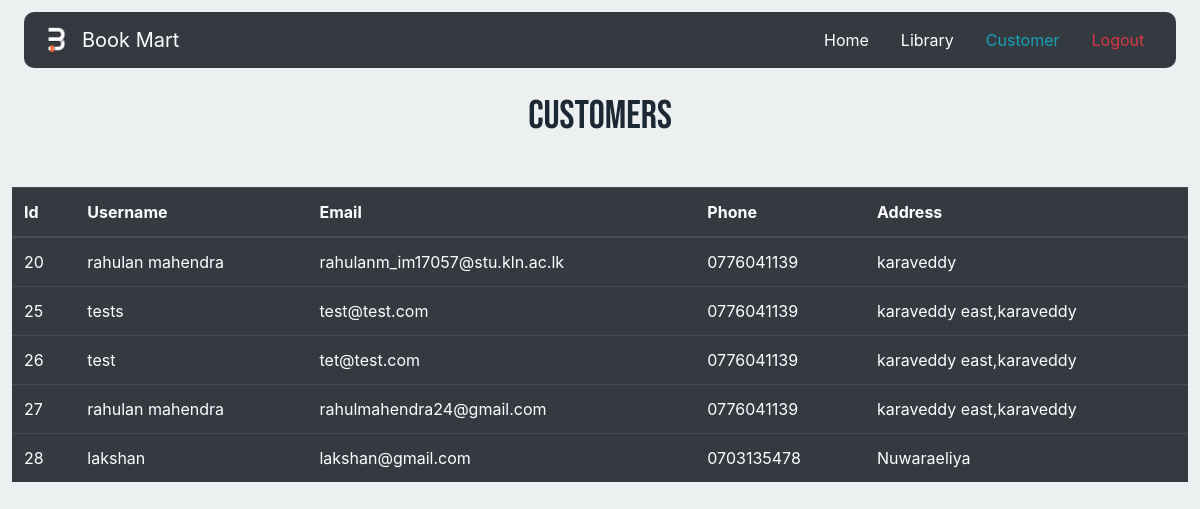
/customer.php, run on an earlier commit of the app's database.
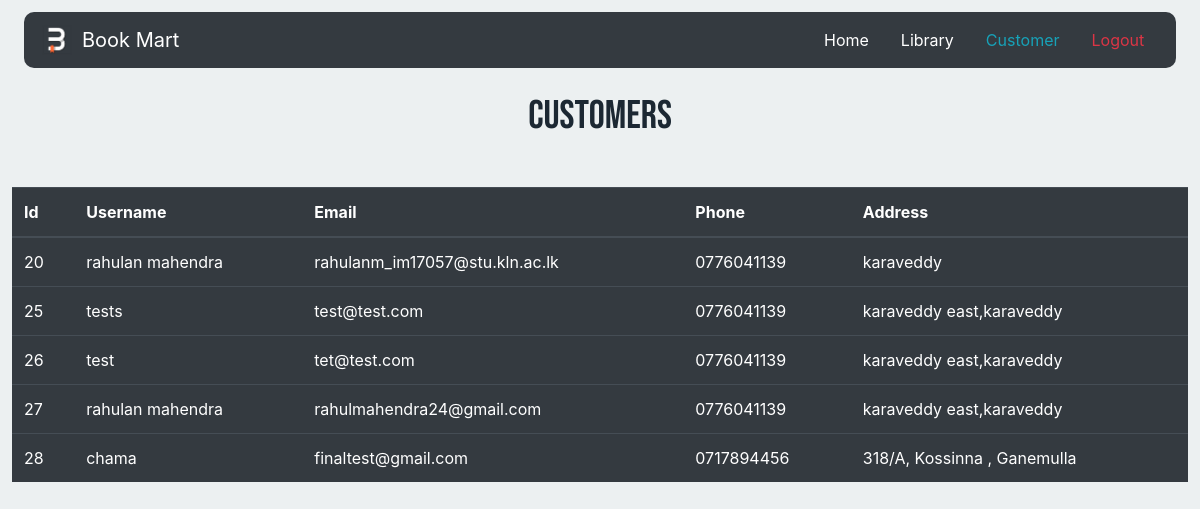
And on a later commit of the database.
### tables this page shows
CREATE TABLE IF NOT EXISTS `users` (
  `user_id` int(10) UNSIGNED NOT NULL AUTO_INCREMENT,
  `username` varchar(250) NOT NULL,
  `email` varchar(250) NOT NULL,
  `password` varchar(200) NOT NULL,
  `phone` varchar(15) NOT NULL,
  `address` varchar(300) NOT NULL,
  `picture` varchar(250) DEFAULT NULL,
  `reg_time` timestamp NOT NULL DEFAULT CURRENT_TIMESTAMP,
  PRIMARY KEY (`user_id`),
  UNIQUE KEY `email` (`email`)
);

### customer.php (the view, shortened to what this page needs)
<!DOCTYPE html>
<html lang="en">
<head>
<link rel="stylesheet" href="https://stackpath.bootstrapcdn.com/bootstrap/4.5.0/css/bootstrap.min.css">
<link rel="stylesheet" href="https://cdnjs.cloudflare.com/ajax/libs/font-awesome/5.14.0/css/all.min.css">
<link rel="stylesheet" href="css/style_a.css">
</head>
<body>
        <nav class="navbar navbar-dark bg-dark ">
            <a class="navbar-brand" href="#">
              <img id="logo" src="image/mid-logo.png" width="30" height="30" class="d-inline-block align-top" alt="">
              Book Mart
            </a>
            <ul class="nav justify-content-end">
              <li class="nav-item">
                <a class='nav-link text-white'  href='admin.php'>Home</a>
              </li>
              <li class="nav-item">
                    <a class='nav-link text-white'  href='crud.php'>Library</a>
              </li>
              <li class="nav-item">
                <a class='nav-link text-info'  href='customer.php'>Customer</a>
              </li>
              <li class="nav-item">
                <a class="nav-link text-danger" href="logout.php">Logout</a>
              </li>
            </ul>
          </nav>
        <h1 class="head text-center">Customers</h1>
                <?php
                require_once "configure.php";
                $sql = "SELECT * FROM users";
                if($result = mysqli_query($con, $sql)){
                    if(mysqli_num_rows($result) > 0){
                        echo "<table class='table table-dark'>";
                            echo "<thead>";
                                echo "<tr>";
                                    echo "<th scope='col'>Id</th>";
                                    echo "<th scope='col'>Username</th>";
                                    echo "<th scope='col'>Email</th>";
                                    echo "<th scope='col'>Phone</th>";
                                    echo "<th scope='col'>Address</th>";
                                echo "</tr>";
                            echo "</thead>";
                            echo "<tbody>";
                            while($row = mysqli_fetch_array($result)){
                                echo "<tr>";
                                    echo "<td>" . $row['user_id'] . "</td>";
                                    echo "<td>" . $row['username'] . "</td>";
                                    echo "<td>" . $row['email'] . "</td>";
                                    echo "<td>" . $row['phone'] . "</td>";
                                    echo "<td>" . $row['address'] . "</td>";
                                echo "</tr>";
                            }
                            echo "</tbody>";
                                        echo "</table>";
                                    } else{
                                        echo "<p class='lead'><em>No records were found.</em></p>";
                                    }
                                } else{
                                    echo "ERROR: Could not able to execute $sql. " . mysqli_error($con);
                                }
                                ?>
</body>
</html>

What changed in the data, as far as the page shows it:
changed users id 28: username "lakshan" → "chama"; email "lakshan@gmail.com" → "finaltest@gmail.com"; phone "0703135478" → "0717894456"; address "Nuwaraeliya" → "318/A, Kossinna , Ganemulla"
